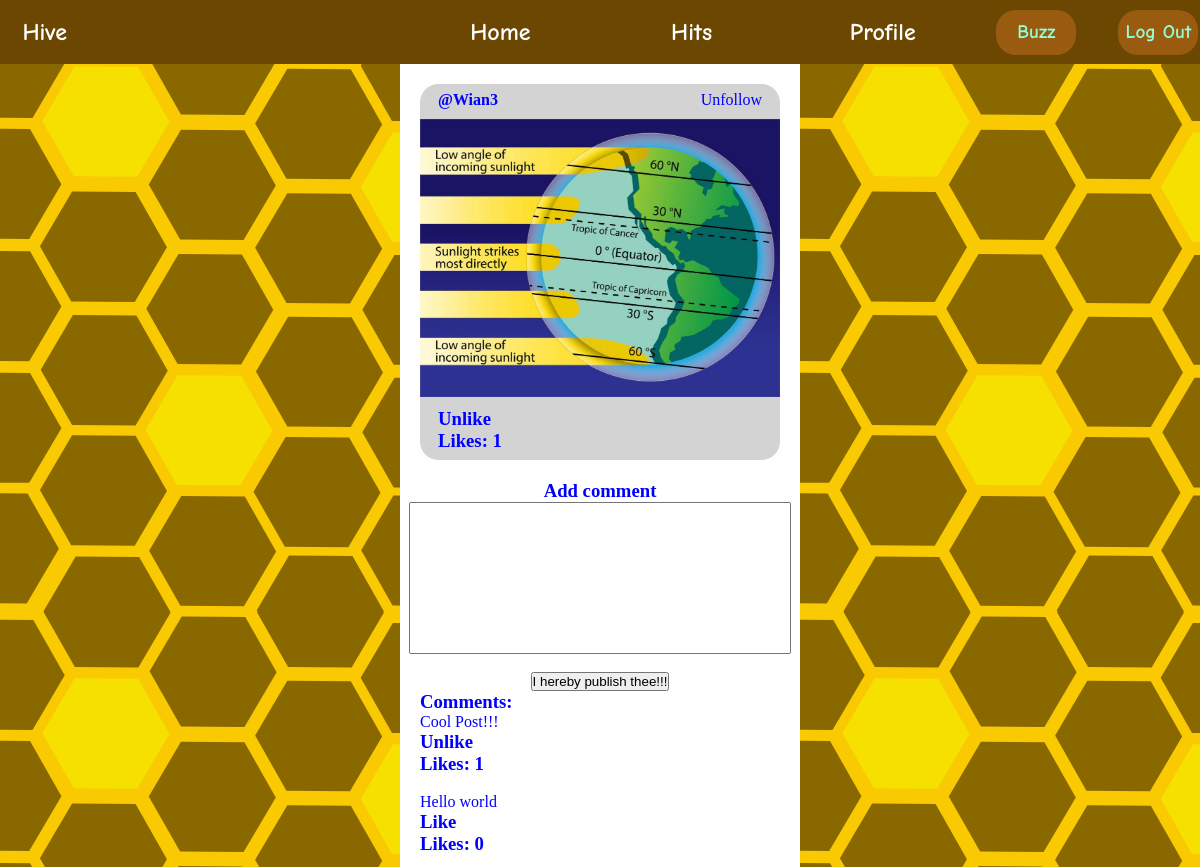
Before: /posts/post-4/ (signed in, upper part) with the older database file.
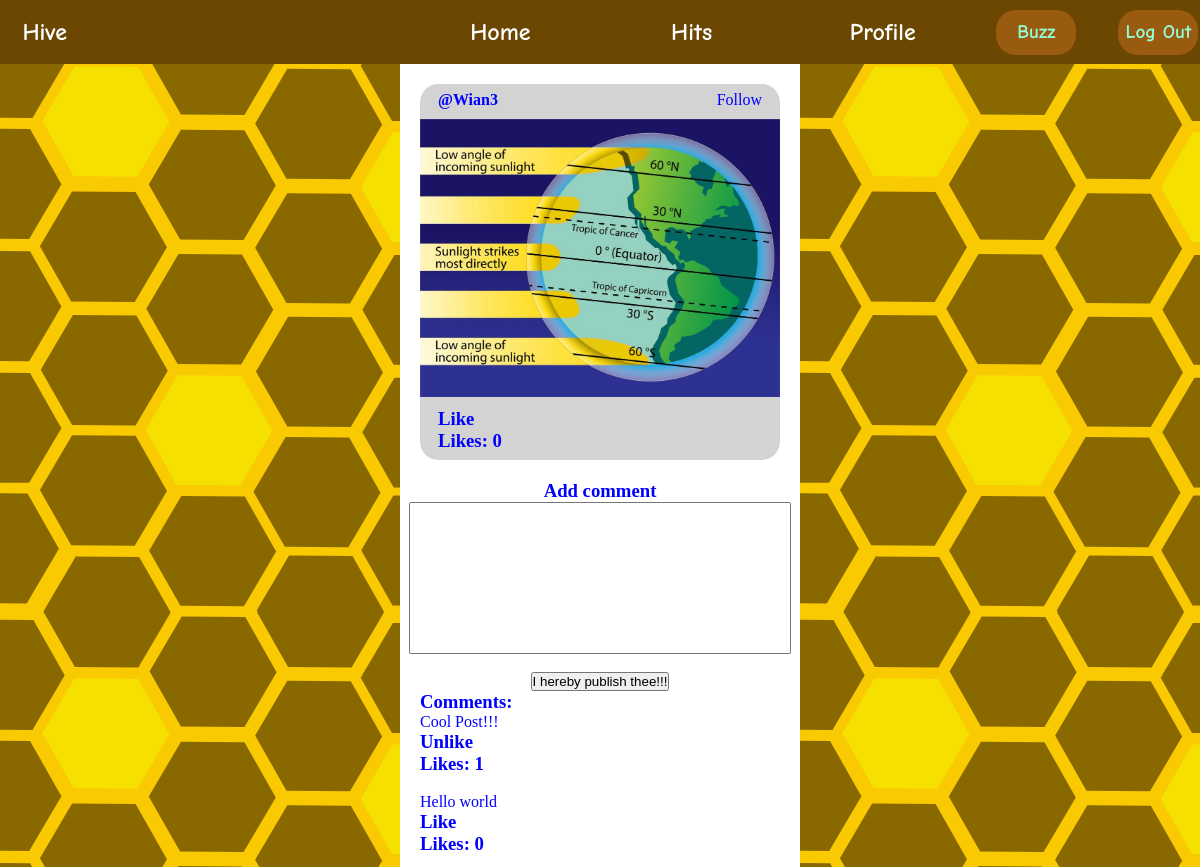
After: the same page with the newer database file.
### posts/models.py (models this page shows, shortened)
class Post(models.Model):
    user = models.ForeignKey(User, on_delete=models.CASCADE)
    meme_file = models.FileField(upload_to="posts/")
    likes_amount = models.IntegerField(default=0)
    datetime_posted = models.DateTimeField(default=datetime(2022, 4, 14, 20, 8, 7, 127325, tzinfo=pytz.UTC))
    description = models.TextField(max_length=256)

### posts/views.py (the view, shortened to what this page needs)
# urls.py: path("post-<int:pk>/", views.PostAndCommentsView.as_view(), name="view_post")
class PostAndCommentsView(TemplateView):
    template_name = "PostView.html"
    def get_context_data(self, **kwargs):
        context = super().get_context_data(**kwargs)
        context["post_user"] = Post.objects.get(id=self.kwargs['pk']).user
        context["current_user"] = self.request.user
        context["post"] = Post.objects.get(id=self.kwargs['pk'])
        context["comments"] = Comment.objects.filter(post=self.kwargs['pk'])
        following_queryset = Follow.objects.filter(follower=self.request.user)
        context["following"] = []
        for following in following_queryset:
            context["following"].append(following.following)
        likes_queryset = PostLike.objects.filter(user=self.request.user)
        context["likes"] = []
        for like in likes_queryset:
            context["likes"].append(like.post)
        saves_queryset = Save.objects.filter(user=self.request.user)
        context["saved_posts"] = []
        for save in saves_queryset:
            context["saved_posts"].append(save.post)
        likes_by_comment = {}
        order = "Like"
        for comment in context["comments"]:
            comment_likes = CommentLike.objects.filter(comment=comment)
            for comment_like in comment_likes:
                if self.request.user == comment_like.user:
                    order = "Unlike"
            likes_by_comment[comment] = order
            order = "Like"
        context["likes_by_comment"] = likes_by_comment
        return context

### posts/templates/PostView.html (shortened to what this page needs)
{% extends 'base.html' %}
{% block head_block %}
{% load static %}
<link rel="stylesheet" href="{% static 'css/PostView.css' %}">
{% endblock %}
{% block body_block %}
<div class="post">
    <div class="post-header">
        <h4>@{{ post_user.username }}</h3>
        {% if user.is_authenticated %}
            {% if post_user in following %}
            <p class="follow" post_pk="{{ post.pk }}" post_user="{{ post.memer.slug }}">Unfollow</p>
            {% else %}
            <p class="follow" post_pk="{{ post.pk }}" post_user="{{ post.memer.slug }}">Follow</p>
            {% endif %}
        {% endif %}
    </div>
    <embed src="{{ post.meme_file.url }}" width="100%" height="auto">
    <div class="post-footer">
        {% if user.is_authenticated %}
            {% if post in likes %}
            <h3 class="like" post_pk="{{ post.pk }}">Unlike</h3>
            {% else %}
            <h3 class="like" post_pk="{{ post.pk }}">Like</h3>
            {% endif %}
        {% endif %}
        <h3 class="likes_amount_post{{ post.pk }}">Likes: {{ post.likes_amount }}</h3>
    </div>
</div>
{% if current_user.is_authenticated %}
<div class="add-comment">
    <h3>Add comment</h3>
    <textarea name="comment_body" id="comment_body" cols="30" rows="10"></textarea>
    <br>
    <button class="submit-comment-btn" type="submit">I hereby publish thee!!!</button>
</div>
{% endif %}
<div class="comments">
    <h3>Comments:</h4>
    {% if not comments %}
        <h5>Looks like there are no comments yet.</h5>
    {% else %}
        <ul id="comments-list" >
        {% for comment in comments %}
        <li>
            <p>{{ comment.body }}</p>
            {% if user.is_authenticated %}
                {% for key, value in likes_by_comment.items %}
                    {% if key == comment %}
                    <h3 class="comment-like" comment_pk="{{ comment.pk }}">{{ value }}</h3>
                    {% endif %}
                {% endfor %}
            {% endif %}
            <h3 class="likes_amount_comment{{ comment.pk }}">Likes: {{ comment.likes_amount }}</h3>
            <br>
        </li>
        {% endfor %}
        </ul>
    {% endif %}
</div>
{% endblock %}

Changed rows visible on the page:
changed Post: likes_amount "1" → "0"
Other visible differences:
text no longer shown: "Unfollow Unlike"
text now shown: "Follow Like"
